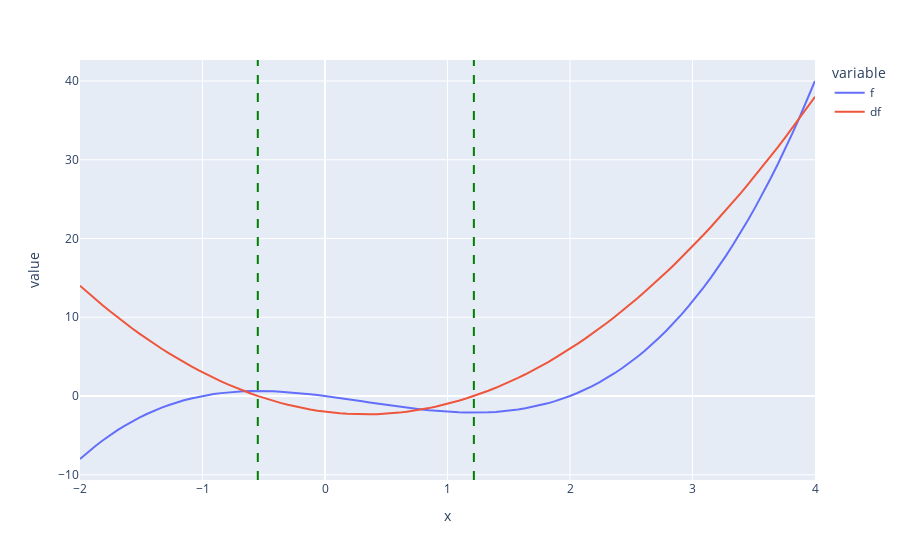

The notebook cell saved with this chart:
### Code cell
fig = px.line(dataframe, x='x', y=['f', 'df'])
fig.add_vline(x=float(zeros[0]), line_width=2, line_dash="dash", line_color="green")
fig.add_vline(x=float(zeros[1]), line_width=2, line_dash="dash", line_color="green")
fig.show()
